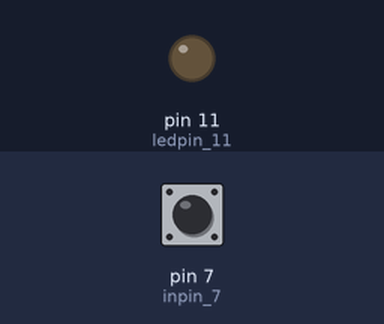
Bench run of a sketch on a simulated Arduino Uno, built with avr-gcc and run on an emulated ATmega328P. On the bench: output pins drawn as LEDs (lit = HIGH). The test bench sets the inputs (shaded band); at power-on: pin 7 (inpin_7) HIGH.

Above: at 0.5 s.
At 5.0 s:
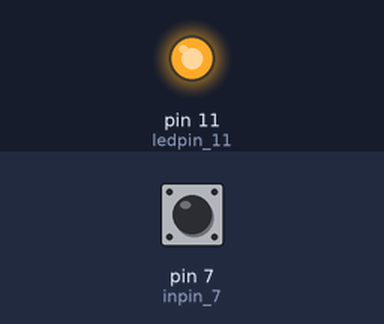
Timing chart, 0 to 6.9 s (numbered marks = the images above):
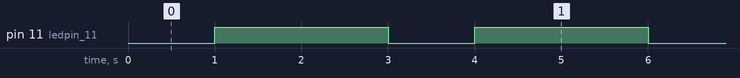

The sketch:

sketch.ino
```cpp
#include "config.h"

void setup() {
  // put your setup code here, to run once:
  setup_03();
}

void loop() {
  // put your main code here, to run repeatedly:
  loop_03();
}
```

ROBOTH.cpp
```cpp
#include "ROBOTH.h"
#include "Arduino.h"

// Init Robot
void ROBOT::Init(int led, ...) {
  va_list args;
  InitLED(led,args);
}

// Init LED, if any
void ROBOT::InitLED(int led,va_list args) {
	if(led < 0) {
    for (int i = 1; i <= intNoOfLED; i++) {
      pinMode(aryLED[i - 1], OUTPUT);
    };
  }else {
    //va_list args;
    // Init LED, if any
    //va_start(args, led);
    for(int i=0;i<led;i++)
    {
      pinMode(aryLED[va_arg(args,int)], OUTPUT);
    }
    //InitLED(led,arg_ptr);
    //va_end(args);
  };
}


// LED Related functions

// LED On
void ROBOT::LEDOn(int intLedNo) {
	digitalWrite(aryLED[intLedNo-1], HIGH);
}

// LED Off
void ROBOT::LEDOff(int intLedNo) {
	digitalWrite(aryLED[intLedNo - 1], LOW);
}
```

ROBOTH.h
```cpp
// ROBOTH.h
// We declare all variables(properties) and functions(methods) of the ROBOT object inside this header file

#ifndef _ROBOTH_h
#define _ROBOTH_h

#include "Arduino.h"

class ROBOT
{
public:
	// Part A - Public vars

	// LED Related
	int intNoOfLED = 0;
	// Pin No. of the LEDs, a Maximum of 10 LED is allowed
	int aryLED[13];


	// Part B - Init
	void Init(int led, ...);


	// Part C - Functions


	// C1 - LED Related functions

	// Turn On an LED
	void LEDOn(int intLedNo);

	// Turn Off an LED
	void LEDOff(int intLedNo);


private:
	void InitLED(int led,va_list args);
};


#endif
```

SketchClass.h
```cpp
#ifndef _SKETCH_h
#define _SKETCH_h

#include "Arduino.h"
#include "ROBOTH.h"

class SkecthClass
{
  protected:
    ROBOT robot ;
  public:
    void setup();

    void loop();

};

#endif
```

SketchClass04.cpp
```cpp
#include "SketchClass.h"
#include "Arduino.h"

class SkecthClass04 : public SkecthClass
{

  void setup() {
    robot.intNoOfLED=13;
    robot.Init(2,7,11);
  }

  void loop() {

  }

};
```

sketch_03.ino
```cpp
#include "config.h"

extern int ledpin_11;
extern int inpin_7;
extern int val;

void setup_03()
{
  pinMode(ledpin_11, OUTPUT);
  pinMode(inpin_7,INPUT);
}

void loop_03()
{
  digitalWrite(ledpin_11, LOW);
  delay(1000);
  digitalWrite(ledpin_11, HIGH);
  delay(1000);
  Serial.println("test value is !");
  val=digitalRead(inpin_7);
  if(val==LOW)
  {
    digitalWrite(ledpin_11, LOW);
    Serial.println("LOW!");
  }
  else
  {
    digitalWrite(ledpin_11, HIGH);
    Serial.println("HIGH!");
  }
  delay(1000);
}
```

sketch_04.ino
```cpp
#include "ROBOTH.h"

// Declare the ROBOT rbt1
ROBOT rbt1;

void setup2() {
	// Set the no. of LED in this robot, if any
	rbt1.intNoOfLED = 2;
	// Set the PIN numbers of those LEDs, if any
	rbt1.aryLED[0] = 1;
	rbt1.aryLED[1] = 2;

	// Init Robot
	rbt1.Init(-1);
}

// the loop function runs over and over again until power down or reset
void loop2() {
	//
	for (int i = 1; i <= rbt1.intNoOfLED; i++) {
		rbt1.LEDOn(i);
	};
	delay(1000);
	for (int i = 1; i <= rbt1.intNoOfLED; i++) {
		rbt1.LEDOff(i);
	};
	delay(1000);
}
```

config.h
```cpp
#if !defined(CONFIG_H)
#define CONFIG_H
int ledpin_11=11;
int inpin_7=7;
int val;//定义变量val
void setup_03();
void loop_03();
#endif // CONFIG_H
```

Measured:
- by itself, pin 11 (ledpin_11): alternates HIGH for 2.0 s and LOW for 1.0 s
